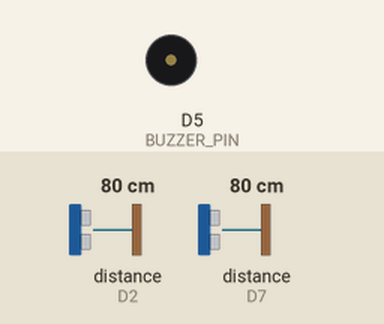
Bench run of a sketch on a simulated ESP8266 (NodeMCU). On the bench: buzzer (waves = sounding, pin HIGH). Wiring (inferred from the names in the program): 2 × ultrasonic range finder: trigger D1, echo D2 / trigger D6, echo D7. The test bench sets the inputs (shaded band); at power-on: distance to the obstacle (sensors on D2, D7) 80 cm. The echo pulse lasts 58.3 µs per cm; WiFi joins after 1.5 s; servers stay silent unless stated; the local clock reads 2024-03-15 10:24:30 at power-on unless the sketch sets it; pins used as bus, display or sensor lines are not drawn; what the sketch prints to the serial monitor is not drawn.

Above: at 2.7 s.
2.8 s: distance to the obstacle (sensor on D2) set to 18 cm
5.8 s: distance to the obstacle (sensor on D2) set to 15 cm
At 6.06 s:
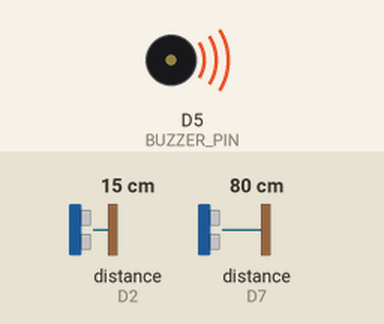
8.8 s: distance to the obstacle (sensor on D7) set to 2 cm
At 11.2 s:
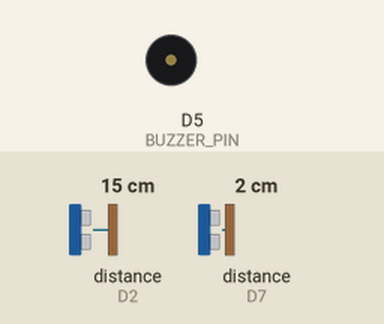
11.8 s: distance to the obstacle (sensor on D2) set to 35 cm
At 12.6 s:
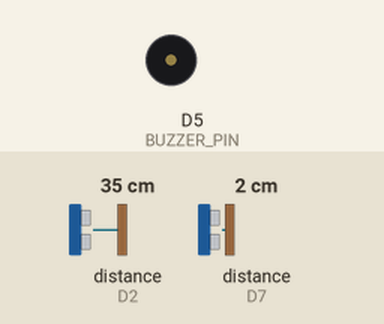
13.3 s: distance to the obstacle (sensor on D7) set to 19 cm
16.3 s: distance to the obstacle (sensor on D7) set to 23 cm
Timing chart, 0 to 19.0 s (numbered marks = the images above; inputs shaded):
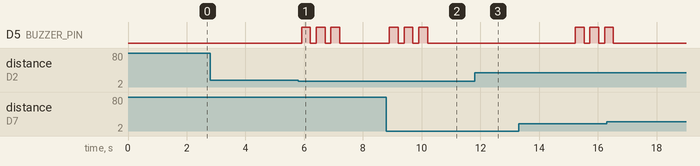

Measured:
- the behaviour switches between 17 and 16 cm on distance to the obstacle (sensor on D2) (found by bisection; images 0 and 1)
- after the input at 2.8 s, every drawn part: stays the same
- after the input at 5.8 s, D5 (BUZZER_PIN): alternates HIGH for 0.30 s and LOW for 0.20 s, 6 changes in all, then stays LOW, starting after 0.11 s
- after the input at 8.8 s, D5 (BUZZER_PIN): alternates HIGH for 0.30 s and LOW for 0.20 s, 6 changes in all, then stays LOW, starting after 0.10 s
- after the input at 11.8 s, D5 (BUZZER_PIN): stops changing and stays LOW

The sketch:

test_temp1.ino
```cpp
/*
 * ระบบตรวจจับ 2 จุด (HC-SR04 x2)
 *
 * การต่อสายไฟ:
 *   === ตัวที่ 1: รั้วบ้าน ===
 *   HC-SR04 #1 TRIG → D1
 *   HC-SR04 #1 ECHO → D2
 *
 *   === ตัวที่ 2: สระว่ายน้ำ ===
 *   HC-SR04 #2 TRIG → D6
 *   HC-SR04 #2 ECHO → D7
 *
 *   Buzzer +  → D5
 *   Buzzer -  → GND
 *   VCC ทั้งคู่ → 3.3V (หรือ 5V ถ้าจับได้ไม่ดี)
 *   GND ทั้งคู่ → GND
 */

#include <ESP8266WiFi.h>
#include <time.h>

const char* ssid     = "PP";
const char* password = "12345678";

// === เซ็นเซอร์ตัวที่ 1: รั้วบ้าน ===
#define TRIG1_PIN          D1
#define ECHO1_PIN          D2
#define DETECT1_DIST_CM    16
#define PULSIN1_TIMEOUT    4000

// === เซ็นเซอร์ตัวที่ 2: สระว่ายน้ำ ===
#define TRIG2_PIN          D6
#define ECHO2_PIN          D7
#define DETECT2_DIST_CM    20
#define PULSIN2_TIMEOUT    5000

// === Buzzer ===
#define BUZZER_PIN         D5

// === Cooldown แยกกันแต่ละจุด ===
#define COOLDOWN_MS        5000

unsigned long lastAlert1 = 0;
unsigned long lastAlert2 = 0;

int timezone = 7 * 3600;
int dst = 0;

// ================================================

String getTimestamp() {
  time_t now = time(nullptr);
  if (now < 86400) return "ไม่สามารถดึงเวลาได้";
  struct tm* t = localtime(&now);
  char buf[30];
  strftime(buf, sizeof(buf), "%d/%m/%Y %H:%M:%S", t);
  return String(buf);
}

float readDistanceCM(int trigPin, int echoPin, unsigned long timeout_us) {
  digitalWrite(trigPin, LOW);
  delayMicroseconds(2);
  digitalWrite(trigPin, HIGH);
  delayMicroseconds(10);
  digitalWrite(trigPin, LOW);

  long duration = pulseIn(echoPin, HIGH, timeout_us);
  if (duration == 0) return -1.0;
  return duration * 0.034 / 2.0;
}

void triggerBuzzer() {
  for (int i = 0; i < 3; i++) {
    digitalWrite(BUZZER_PIN, HIGH);
    delay(300);
    digitalWrite(BUZZER_PIN, LOW);
    if (i < 2) delay(200);
  }
}

void alertFence() {
  Serial.println("[ALERT] รั้วบ้าน — " + getTimestamp());
  triggerBuzzer();
  lastAlert1 = millis();
}

void alertPool() {
  Serial.println("[ALERT] สระว่ายน้ำ — " + getTimestamp());
  triggerBuzzer();
  lastAlert2 = millis();
}

// ================================================

void setup() {
  Serial.begin(115200);

  pinMode(TRIG1_PIN,  OUTPUT);
  pinMode(ECHO1_PIN,  INPUT);
  pinMode(TRIG2_PIN,  OUTPUT);
  pinMode(ECHO2_PIN,  INPUT);
  pinMode(BUZZER_PIN, OUTPUT);

  digitalWrite(TRIG1_PIN,  LOW);
  digitalWrite(TRIG2_PIN,  LOW);
  digitalWrite(BUZZER_PIN, LOW);

  Serial.print("กำลังเชื่อม WiFi");
  WiFi.begin(ssid, password);
  while (WiFi.status() != WL_CONNECTED) {
    delay(500);
    Serial.print(".");
  }
  Serial.println("\nWiFi OK — IP: " + WiFi.localIP().toString());

  configTime(timezone, dst, "pool.ntp.org", "time.nist.gov");
  time_t now = time(nullptr);
  while (now < 86400) { delay(500); now = time(nullptr); }
  Serial.println("เวลา: " + getTimestamp());

  Serial.println("=== Ready ===");
  Serial.println("รั้วบ้าน   : " + String(DETECT1_DIST_CM) + " cm");
  Serial.println("สระว่ายน้ำ: " + String(DETECT2_DIST_CM) + " cm");
}

void loop() {

  // --- ตรวจจับ: รั้วบ้าน ---
  float dist1 = readDistanceCM(TRIG1_PIN, ECHO1_PIN, PULSIN1_TIMEOUT);
  if (dist1 < 0) {
    Serial.println("[รั้วบ้าน] ไม่มีสัญญาณ (timeout)");
  } else {
    Serial.println("[รั้วบ้าน] ระยะ: " + String(dist1, 1) + " cm");
    if (dist1 < DETECT1_DIST_CM) {
      if (millis() - lastAlert1 >= COOLDOWN_MS) {
        alertFence();
      } else {
        Serial.println("[Cooldown รั้ว] รอ " +
          String((COOLDOWN_MS - (millis() - lastAlert1)) / 1000) + "s");
      }
    }
  }

  // --- ตรวจจับ: สระว่ายน้ำ ---
  float dist2 = readDistanceCM(TRIG2_PIN, ECHO2_PIN, PULSIN2_TIMEOUT);
  if (dist2 < 0) {
    Serial.println("[สระว่ายน้ำ] ไม่มีสัญญาณ (timeout)");
  } else {
    Serial.println("[สระว่ายน้ำ] ระยะ: " + String(dist2, 1) + " cm");
    if (dist2 < DETECT2_DIST_CM) {
      if (millis() - lastAlert2 >= COOLDOWN_MS) {
        alertPool();
      } else {
        Serial.println("[Cooldown สระ] รอ " +
          String((COOLDOWN_MS - (millis() - lastAlert2)) / 1000) + "s");
      }
    }
  }

  delay(200); // หน่วงนิดนึงไม่ให้ Serial ล้น
}
```
